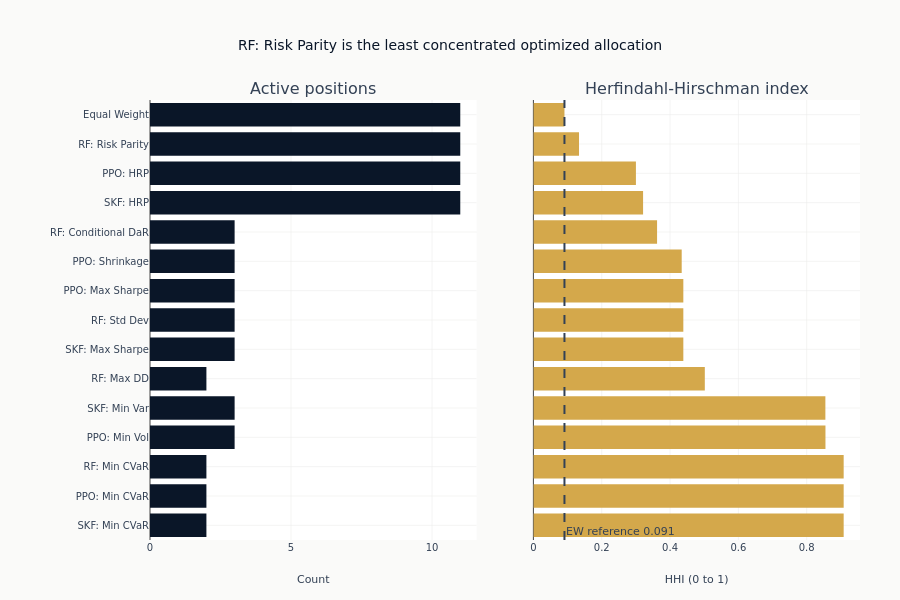

Write notebook code for a chart like this one.
### Markdown cell above
Horizontal bars keep all portfolio labels readable. The second panel adds the equal-weight
HHI as a reference rather than treating the benchmark as another optimized method.

### Code cell
fig.add_bar(
    x=conc_df["positions"].to_list(),
    y=portfolios,
    orientation="h",
    name="Positions",
    marker_color=COLORS["blue"],
    row=1,
    col=1,
)

fig.add_bar(
    x=conc_df["hhi"].to_list(),
    y=portfolios,
    orientation="h",
    name="HHI",
    marker_color=COLORS["amber"],
    row=1,
    col=2,
)

fig.add_vline(
    x=equal_weight_hhi,
    line_dash="dash",
    line_color=COLORS["neutral"],
    annotation_text=f"EW reference {equal_weight_hhi:.3f}",
    annotation_position="bottom right",
    row=1,
    col=2,
)

fig.update_layout(
    title=f"{lowest_allocator} is the least concentrated optimized allocation",
    height=600,
    showlegend=False,
    margin=dict(l=150, r=40, t=100, b=60),
)
fig.update_xaxes(title_text="Count", row=1, col=1, rangemode="tozero")
fig.update_xaxes(title_text="HHI (0 to 1)", row=1, col=2, rangemode="tozero")
fig.show()

### Figure 1 — Plotly figure (JSON) as saved in the notebook; plotly's stock layout.template omitted (floating-point values rounded to 4 significant figures)
{"data": [{"marker": {"color": "#0a1628"}, "name": "Positions", "orientation": "h", "type": "bar", "x": [2, 2, 2, 3, 3, 2, 3, 3, 3, 3, 3, 11, 11, 11, 11], "xaxis": "x", "y": ["SKF: Min CVaR", "PPO: Min CVaR", "RF: Min CVaR", "PPO: Min Vol", "SKF: Min Var", "RF: Max DD", "SKF: Max Sharpe", "RF: Std Dev", "PPO: Max Sharpe", "PPO: Shrinkage", "RF: Conditional DaR", "SKF: HRP", "PPO: HRP", "RF: Risk Parity", "Equal Weight"], "yaxis": "y"}, {"marker": {"color": "#D4A84B"}, "name": "HHI", "orientation": "h", "type": "bar", "x": [0.9082, 0.9082, 0.9082, 0.8549, 0.8547, 0.5018, 0.4389, 0.4389, 0.4389, 0.4341, 0.362, 0.3211, 0.3001, 0.1335, 0.09091], "xaxis": "x2", "y": ["SKF: Min CVaR", "PPO: Min CVaR", "RF: Min CVaR", "PPO: Min Vol", "SKF: Min Var", "RF: Max DD", "SKF: Max Sharpe", "RF: Std Dev", "PPO: Max Sharpe", "PPO: Shrinkage", "RF: Conditional DaR", "SKF: HRP", "PPO: HRP", "RF: Risk Parity", "Equal Weight"], "yaxis": "y2"}], "layout": {"annotations": [{"font": {"size": 16}, "showarrow": false, "text": "Active positions", "x": 0.23, "xanchor": "center", "xref": "paper", "y": 1.0, "yanchor": "bottom", "yref": "paper"}, {"font": {"size": 16}, "showarrow": false, "text": "Herfindahl-Hirschman index", "x": 0.77, "xanchor": "center", "xref": "paper", "y": 1.0, "yanchor": "bottom", "yref": "paper"}, {"showarrow": false, "text": "EW reference 0.091", "x": 0.09091, "xanchor": "left", "xref": "x2", "y": 0, "yanchor": "bottom", "yref": "y2 domain"}], "height": 600, "margin": {"b": 60, "l": 150, "r": 40, "t": 100}, "shapes": [{"line": {"color": "#334155", "dash": "dash"}, "type": "line", "x0": 0.09091, "x1": 0.09091, "xref": "x2", "y0": 0, "y1": 1, "yref": "y2 domain"}], "showlegend": false, "title": {"text": "RF: Risk Parity is the least concentrated optimized allocation"}, "xaxis": {"anchor": "y", "domain": [0.0, 0.46], "rangemode": "tozero", "title": {"text": "Count"}}, "xaxis2": {"anchor": "y2", "domain": [0.54, 1.0], "rangemode": "tozero", "title": {"text": "HHI (0 to 1)"}}, "yaxis": {"anchor": "x", "domain": [0.0, 1.0]}, "yaxis2": {"anchor": "x2", "domain": [0.0, 1.0], "matches": "y", "showticklabels": false}}}
